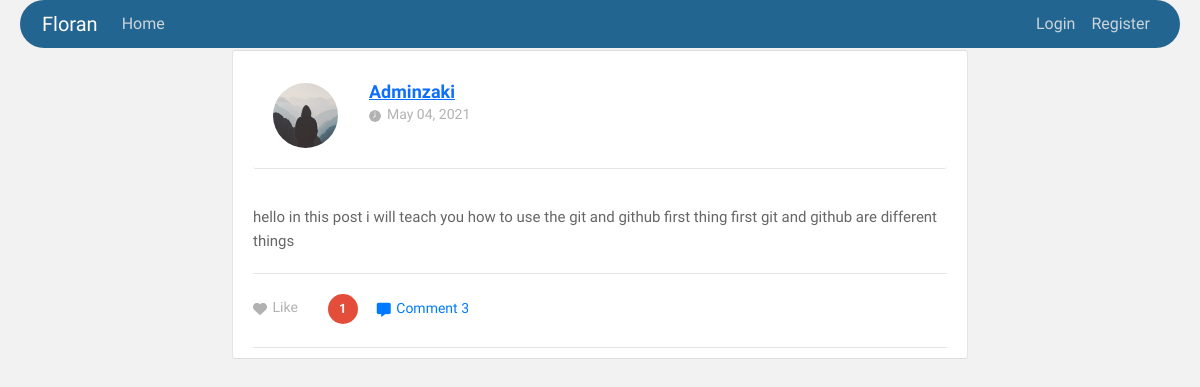
The page /post/34/ on the database its author committed.
### blog/models.py (models this page shows, shortened)
class Post(models.Model):
    title = models.CharField(max_length=100)
    images = models.ImageField(null=True,blank=True,upload_to="images/")
    content = models.TextField()
    date_posted = models.DateTimeField(default=timezone.now)
    author = models.ForeignKey(User, on_delete=models.CASCADE)
    like = models.ManyToManyField(User, related_name='blog_posts', blank=True, default=None)
    def num_likes(self):
        return self.like.count()

### users/models.py (models this page shows, shortened)
class Profile(models.Model):
    user = models.OneToOneField(User, on_delete=models.CASCADE)
    image = models.ImageField(default='default.jpg',upload_to='profile_pics')

### blog/views.py (the view)
# urls.py: path('post/<int:pk>/',PostDetailView.as_view(), name='post-detail'),
class PostDetailView(DetailView):
    model = Post
    def get_context_data(self, **kwargs):
        liked = True
        posts = get_object_or_404(Post,id=self.kwargs['pk'])
        total_like = posts.num_likes()
        if posts.like.filter(id=self.request.user.id).exists():
            liked = False
        context = super().get_context_data(**kwargs)
        context['comment_form'] = CommentForm()
        context['total_like'] = total_like
        context['liked'] = liked
        return context

### blog/templates/blog/post_detail.html (shortened to what this page needs)
{% extends "blog/base.html" %}
{% load static %}
{% block content %}
<div class="posty content-section">
    <div class="post-bar">
        <div class="post_topbar">
            <div class="usy-dt">
            <img class="rounded-circle article-img" src="{{ post.author.profile.image.url}}" alt=""/>
            <div class="usy-name">
                <h3><a class="mr-2" href="{% url 'user-posts' post.author.username %}">{{ post.author }}</a></h3>
                <span><img src="clock.png" alt=""/>{{ post.date_posted|date:"F d, Y" }}</span>
            </div>
            </div>
        </div>
    </div>
    <div class="job_descp">
        <br>
        <p>
        {{post.content}}
        </p>
    </div>
    <div class="job-status-bar">
        <ul class="like-com">
        <li>
                    {% if user not in post.like.all %}
                        <button type="submit" id="like"  name="post_id" value="{{ post.id }}"><i class="fas fa-heart"></i> Like</button>   <img src="liked-img.png" alt=""/><span class="number_of_like">{{ post.like.all.count }} </span>
                    {% else %}
                        <button type="submit" id="like"  name="post_id" value="{{ post.id }}" class="active"><i class="fas fa-heart"></i> Like</button>  <img src="liked-img.png" alt=""/><span class="number_of_like">{{ post.like.all.count }}  </span>
                    {% endif %}
        </li>
        <li>
            <button id="{{forloop.counter}}" class="com" onclick="showComment(this.id)"> <i class="fas fa-comment-alt"></i> Comment {{post.comments.all.count}}</button>
        </li>
        </ul>
    </div>
</div>
{% endblock content %}

### blog/static/blog/main.css (style rules this page uses)
body { background: #fafafa; color: #333333; margin-top: 5rem; scroll-behavior: smooth; }
h1, h2, h3, h4, h5, h6 { color: #444444; }
ul { margin: 0; }
.content-section { background: #ffffff; padding: 10px 20px; border: 1px solid #dddddd; border-radius: 3px; margin-bottom: 5px; }
.article-img { height: 65px; width: 65px; margin-right: 16px; }

### blog/static/blog/style.css (style rules this page uses)
a, body, div, dt, form, h1, h2, h3, h4, h5, h6, html, i, img, li, p, section, span, ul { margin: 0; padding: 0; border: 0; font-size: 100%; font: inherit; vertical-align: baseline; }
body { line-height: 1; font-family: source sans pro, sans-serif; overflow-x: hidden; font-weight: 400; background-color: #f2f2f2; }
ul { list-style: none; }
button { outline: 0; }
* { margin: 0; padding: 0; }
img { float: left; }
p { font-size: 14px; line-height: 24px; color: #666; }
img { max-width: 100%; }
.comment_box .comment_sec button, .post-bar, .post_comment_sec form button, .posty { -webkit-border-radius: 4px; -moz-border-radius: 4px; -ms-border-radius: 4px; -o-border-radius: 4px; border-radius: 3px; }
.post-bar { float: left; background-color: #fff; border-bottom: 1px solid #e4e4e4; margin-bottom: 20px; padding: 20px; width: 100%; }
.post_topbar { float: left; width: 100%; position: relative; }
.usy-dt { float: left; }
.usy-dt img { -webkit-border-radius: 100px; -moz-border-radius: 100px; -ms-border-radius: 100px; -o-border-radius: 100px; border-radius: 100px; margin-top: 2px; }
.usy-name { float: left; margin-left: 15px; }
.usy-name h3 { color: #000; font-size: 18px; text-transform: capitalize; font-weight: 600; margin-bottom: 5px; margin-top: 2px; }
.usy-name span { color: #b2b2b2; font-size: 14px; }
.usy-name img { margin-top: 4px; margin-right: 6px; }
.job_descp { float: left; width: 100%; }
.job_descp > p { color: #666; font-size: 15px; line-height: 24px; margin-bottom: 20px; }
.job-status-bar { float: left; width: 100%; }
.like-com { float: left; margin-top: 20px; }
.like-com li { display: inline-block; margin-right: 15px; }
.like-com li button { color: #b2b2b2; background-color: #fff; font-size: 14px; font-weight: 500; float: left; margin-top: 6px; margin-right: 5px; border: none; text-decoration: none; cursor: pointer; }
.like-com li button i { margin-right: 2px; font-size: 14px; position: relative; top: 2px; }
.like-com li span { color: #fff; font-size: 13px; width: 30px; height: 30px; background-color: #e44d3a; line-height: 30px; -webkit-border-radius: 30px; -moz-border-radius: 30px; -ms-border-radius: 30px; -o-border-radius: 30px; border-radius: 30px; float: left; text-align: center; font-weight: 600; margin-left: 25px; }
.like-com li .com { position: relative; top: -9px; color: #007bff; text-decoration: none; background-color: transparent; border: none ; }
.posty { float: left; width: 100%; border-left: 1px solid #e4e4e4; border-right: 1px solid #e4e4e4; }
.posty .job-status-bar { border-bottom: 1px solid #e4e4e4; padding-bottom: 20px; }
.job-status-bar { border-top: 1px solid #e5e5e5; }

### rows shown on the page
Post: author.profile.image (placeholder picture), author "Adminzaki", date_posted "May 04, 2021", content "hello in this post i will teach you how to use the git and github first thing first git and github are different things", like.all.count "1", comments.all.count "3"
